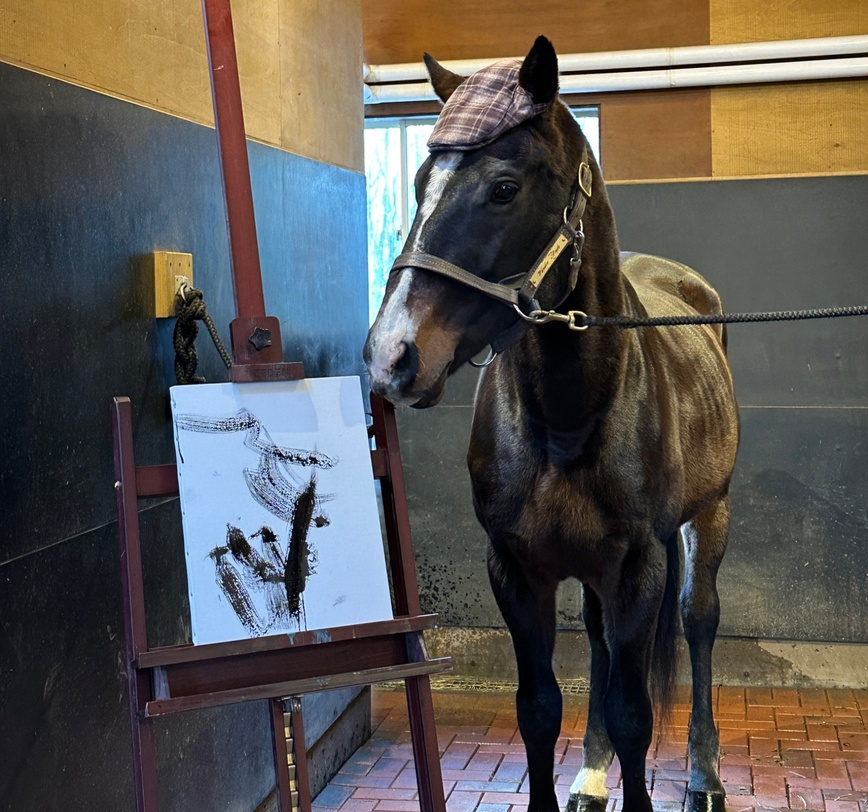
#> input picture c2/wonderacute.jpg, 868 x 812 px, shrunk from 1536 x 1437 before the run
$ jupyter execute c2-16.ipynb
#> lines starting #> are read from the running program, lines starting #| are printed output that depends on the picture
[cell 1]
import matplotlib.pyplot as plt
import numpy as np
import cv2

img = cv2.imread('wonderacute.jpg', cv2.IMREAD_COLOR)
#> img is the input picture: shape (812, 868, 3); mean B, G, R 82.6, 87, 91.1

if img is not None:
    plt.figure(figsize=(20, 5))

    plt.subplot(1, 4, 1)
    plt.imshow(cv2.cvtColor(img, cv2.COLOR_BGR2RGB))
    plt.title('Ngựa gốc')
    plt.axis('off')

    #ngang
    h_row = np.ones((1, 10), dtype=np.float32) / 10.0
    img_row = cv2.filter2D(img, -1, h_row)
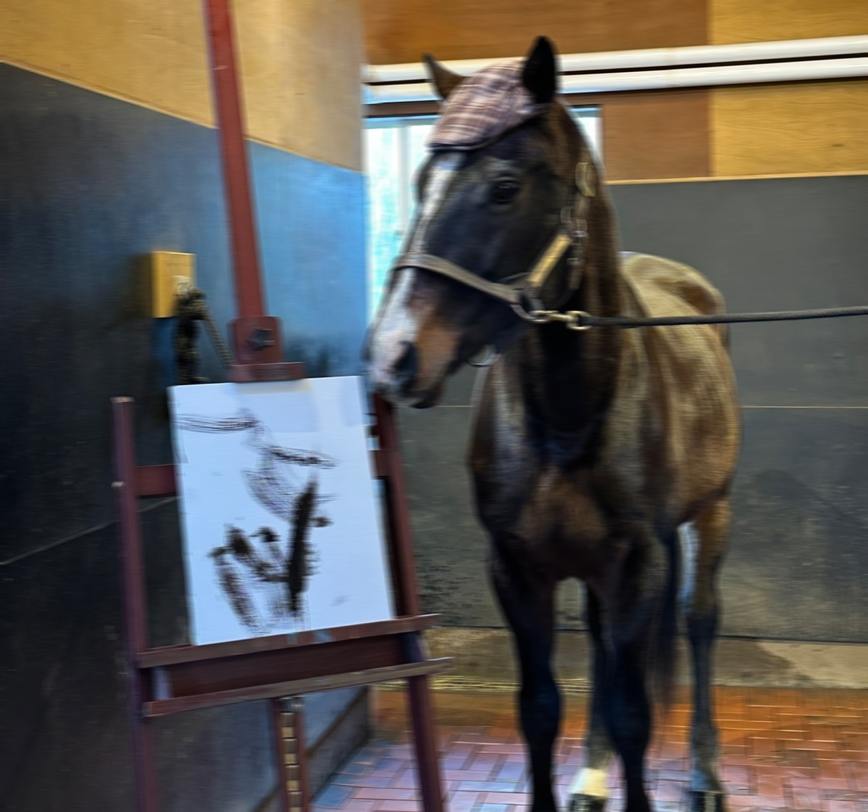
#> img_row: shape (812, 868, 3); mean B, G, R 82.6, 87, 91

    plt.subplot(1, 4, 2)
    plt.imshow(cv2.cvtColor(img_row, cv2.COLOR_BGR2RGB))
    plt.title('Ngựa ngang')
    plt.axis('off')

    #dọc
    h_col = np.ones((10, 1), dtype=np.float32) / 10.0
    img_col = cv2.filter2D(img, -1, h_col)
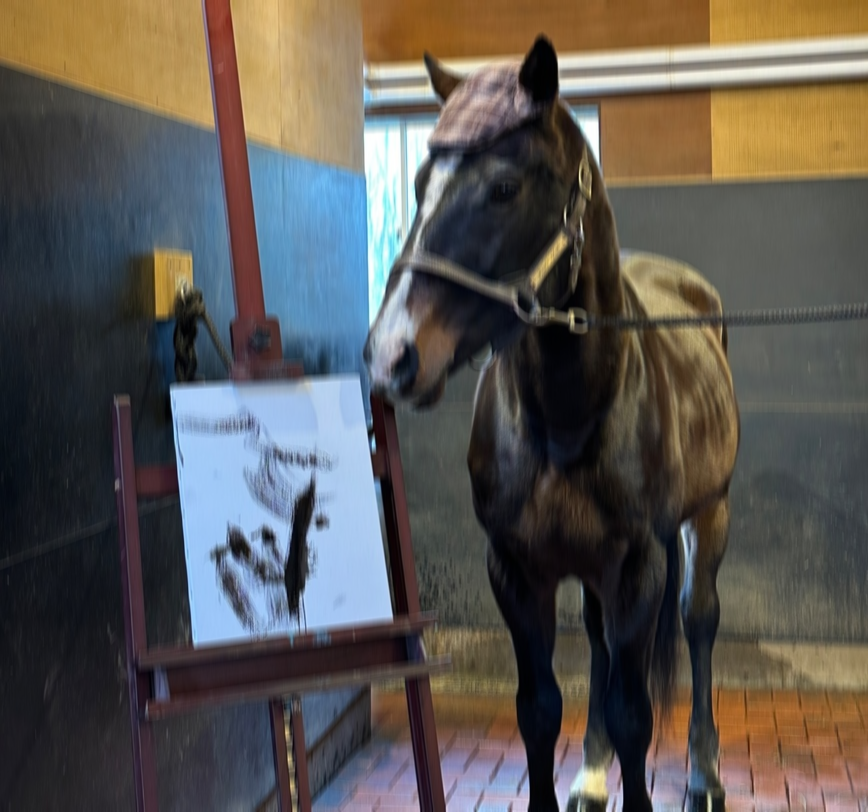
#> img_col: shape (812, 868, 3); mean B, G, R 82.6, 87.1, 91.1

    plt.subplot(1, 4, 3)
    plt.imshow(cv2.cvtColor(img_col, cv2.COLOR_BGR2RGB))
    plt.title('Ngựa dọc')
    plt.axis('off')

    #both
    img_row_then_col = cv2.filter2D(img_row, -1, h_col)
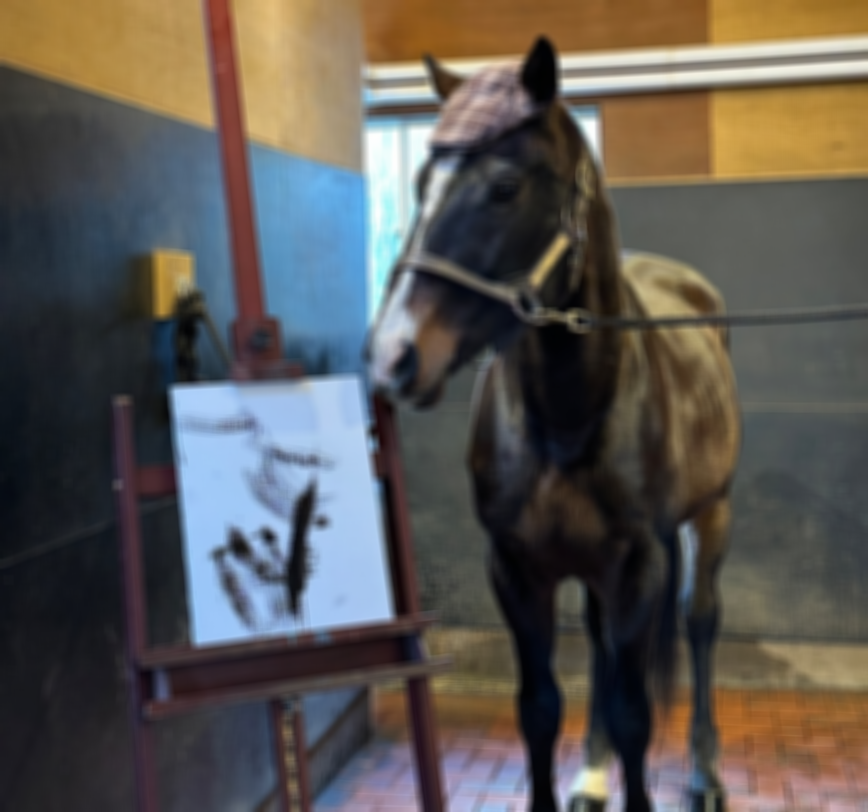
#> img_row_then_col: shape (812, 868, 3); mean B, G, R 82.6, 87, 91.1
    plt.subplot(1, 4, 4)
    plt.imshow(cv2.cvtColor(img_row_then_col, cv2.COLOR_BGR2RGB))
    plt.title('Cả 2')
    plt.axis('off')

    plt.tight_layout()
    plt.show()
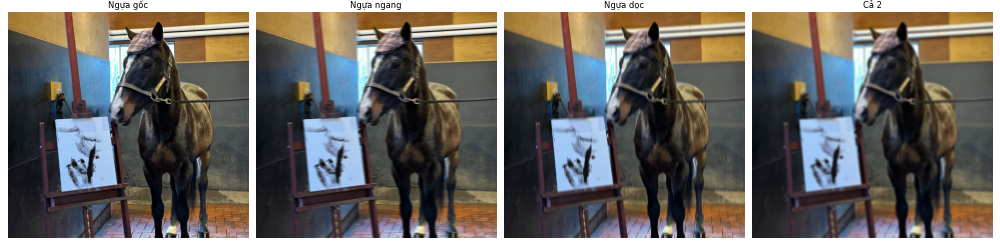
#> figure drawn by matplotlib, 4 panels
else:
    print("Ảnh đâu?")
